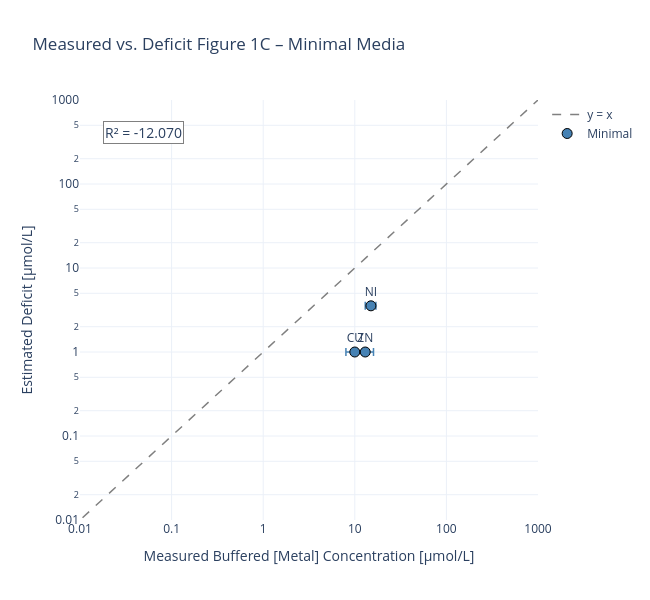

The notebook cell saved with this chart:
### Code cell
# Build df_plot4: Minimal only, adjusted deficit floor
df_p4 = results_minimal[['deficit_M', 'deficit_M_err', 'measured_M', 'measured_std_M']].copy()

# Apply floor: if deficit is negative but within error → set to 1 µM
neg_but_possible = (df_p4["deficit_M"] < 0) & (
    df_p4["deficit_M"] + df_p4["deficit_M_err"] > 0
)
df_p4.loc[neg_but_possible, "deficit_M"] = 1e-6

df_p4_clean = df_p4.dropna(subset=["measured_M", "deficit_M"]).copy()
df_p4_clean = df_p4_clean[df_p4_clean["deficit_M"] > 0]

x     = df_p4_clean["measured_M"].astype(float) * 1e6
y     = df_p4_clean["deficit_M"].astype(float) * 1e6
x_err = df_p4_clean["measured_std_M"].fillna(0).astype(float) * 1e6
y_err = df_p4_clean["deficit_M_err"].astype(float) * 1e6

mask = (x > 0) & (y > 0)
r2   = r2_score(np.log10(y[mask]), np.log10(x[mask]))

ref_range = np.logspace(-4, 6, 100)

fig4 = go.Figure()
fig4.add_trace(go.Scatter(
    x=ref_range, y=ref_range,
    mode='lines', name='y = x',
    line=dict(color='gray', dash='dash', width=1.5),
))
fig4.add_trace(go.Scatter(
    x=x, y=y,
    mode='markers+text',
    name='Minimal',
    text=df_p4_clean.index.tolist(),
    textposition='top center',
    marker=dict(size=10, color='steelblue', line=dict(width=1, color='black')),
    error_x=dict(type="data", array=x_err, visible=True, color="steelblue", thickness=1.5),
))
fig4.add_annotation(
    x=0.05, y=0.95, xref="paper", yref="paper",
    text=f'R² = {r2:.3f}', showarrow=False,
    font=dict(size=14), bgcolor='white', bordercolor='gray', borderwidth=1,
)
fig4.update_layout(
    title='Measured vs. Deficit Figure 1C – Minimal Media',
    xaxis=dict(title='Measured Buffered [Metal] Concentration [µmol/L]', type='log', range=[-2, 3]),
    yaxis=dict(title='Estimated Deficit [µmol/L]', type='log', range=[-2, 3]),
    template='plotly_white', width=650, height=600,
)
fig4.show()

### Figure 1 — Plotly figure (JSON) as saved in the notebook; plotly's stock layout.template omitted (floating-point values rounded to 4 significant figures)
{"data": [{"line": {"color": "gray", "dash": "dash", "width": 1.5}, "mode": "lines", "name": "y = x", "x": [0.0001, 0.0001262, 0.0001592, 0.0002009, 0.0002535, 0.0003199, 0.0004037, 0.0005094, 0.0006428, 0.0008111, 0.001024, 0.001292, 0.00163, 0.002057, 0.002595, 0.003275, 0.004132, 0.005214, 0.006579, 0.008302, 0.01048, 0.01322, 0.01668, 0.02105, 0.02656, 0.03352, 0.04229, 0.05337, 0.06734, 0.08498, 0.1072, 0.1353, 0.1707, 0.2154, 0.2719, 0.343, 0.4329, 0.5462, 0.6893, 0.8697, 1.097, 1.385, 1.748, 2.205, 2.783, 3.511, 4.431, 5.591, 7.055, 8.902, 11.23, 14.17, 17.89, 22.57, 28.48, 35.94, 45.35, 57.22, 72.21, 91.12, 115.0, 145.1, 183.1, 231.0, 291.5, 367.8, 464.2, 585.7, 739.1, 932.6, 1177.0, 1485.0, 1874.0, 2364.0, 2984.0, 3765.0, 4751.0, 5995.0, 7565.0, 9545.0, 12050.0, 15200.0, 19180.0, 24200.0, 30540.0, 38540.0, 48630.0, 61360.0, 77430.0, 97700.0, 123300.0, 155600.0, 196300.0, 247700.0, 312600.0, 394400.0, 497700.0, 628000.0, 792500.0, 1000000.0], "y": [0.0001, 0.0001262, 0.0001592, 0.0002009, 0.0002535, 0.0003199, 0.0004037, 0.0005094, 0.0006428, 0.0008111, 0.001024, 0.001292, 0.00163, 0.002057, 0.002595, 0.003275, 0.004132, 0.005214, 0.006579, 0.008302, 0.01048, 0.01322, 0.01668, 0.02105, 0.02656, 0.03352, 0.04229, 0.05337, 0.06734, 0.08498, 0.1072, 0.1353, 0.1707, 0.2154, 0.2719, 0.343, 0.4329, 0.5462, 0.6893, 0.8697, 1.097, 1.385, 1.748, 2.205, 2.783, 3.511, 4.431, 5.591, 7.055, 8.902, 11.23, 14.17, 17.89, 22.57, 28.48, 35.94, 45.35, 57.22, 72.21, 91.12, 115.0, 145.1, 183.1, 231.0, 291.5, 367.8, 464.2, 585.7, 739.1, 932.6, 1177.0, 1485.0, 1874.0, 2364.0, 2984.0, 3765.0, 4751.0, 5995.0, 7565.0, 9545.0, 12050.0, 15200.0, 19180.0, 24200.0, 30540.0, 38540.0, 48630.0, 61360.0, 77430.0, 97700.0, 123300.0, 155600.0, 196300.0, 247700.0, 312600.0, 394400.0, 497700.0, 628000.0, 792500.0, 1000000.0], "type": "scatter"}, {"error_x": {"array": [2.0, 2.0, 3.0], "color": "steelblue", "thickness": 1.5, "type": "data", "visible": true}, "marker": {"color": "steelblue", "line": {"color": "black", "width": 1}, "size": 10}, "mode": "markers+text", "name": "Minimal", "text": ["CU", "NI", "ZN"], "textposition": "top center", "x": [10.0, 15.0, 13.0], "y": [1.0, 3.546, 1.0], "type": "scatter"}], "layout": {"annotations": [{"bgcolor": "white", "bordercolor": "gray", "borderwidth": 1, "font": {"size": 14}, "showarrow": false, "text": "R² = -12.070", "x": 0.05, "xref": "paper", "y": 0.95, "yref": "paper"}], "xaxis": {"title": {"text": "Measured Buffered [Metal] Concentration [µmol/L]"}, "type": "log", "range": [-2, 3]}, "yaxis": {"title": {"text": "Estimated Deficit [µmol/L]"}, "type": "log", "range": [-2, 3]}, "title": {"text": "Measured vs. Deficit Figure 1C – Minimal Media"}, "width": 650, "height": 600}}
